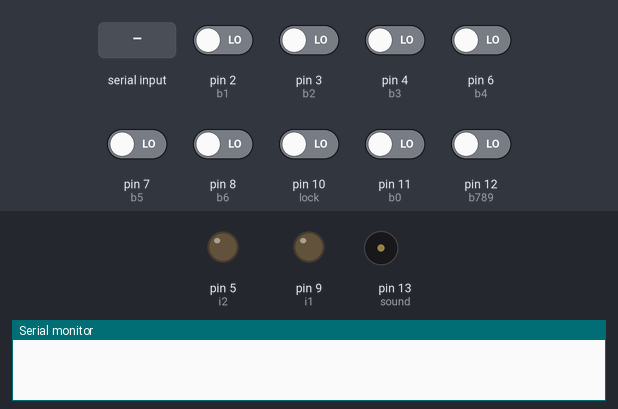
Bench run of a sketch on a simulated Arduino Uno, built with avr-gcc and run on an emulated ATmega328P. Shown: output pins drawn as LEDs (lit = HIGH), buzzer (waves = sounding), the last lines printed to the serial monitor. The inputs (shaded band) are chosen by the test bench; at power-on: pin 2 (b1), pin 3 (b2), pin 4 (b3), pin 6 (b4), pin 7 (b5), pin 8 (b6), pin 10 (lock), pin 11 (b0), pin 12 (b789) LOW.

Above: at 1.2 s.
1.3 s: pin 2 (b1) driven HIGH
At 2.0 s:
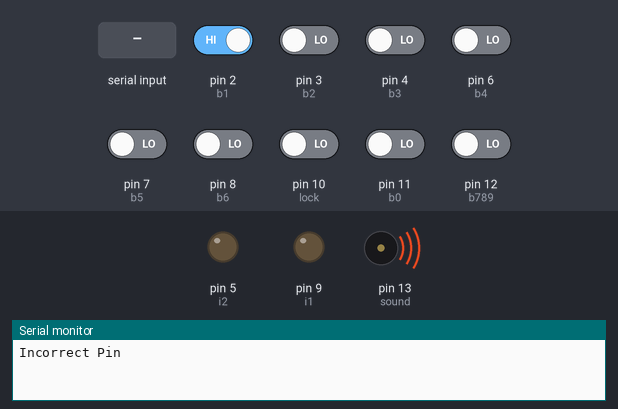
4.3 s: "o" received over Serial
At 6.0 s:
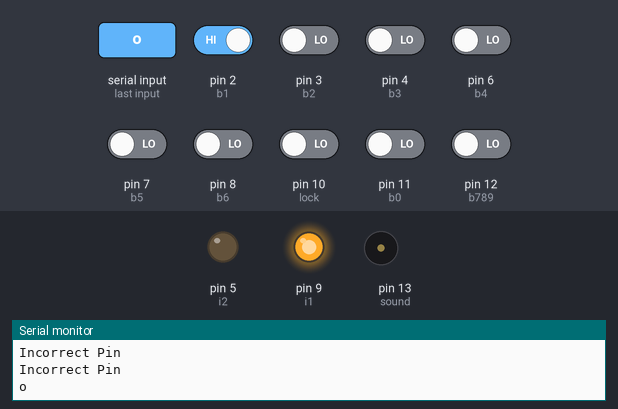
7.3 s: pin 10 (lock) driven HIGH
At 8.9 s:
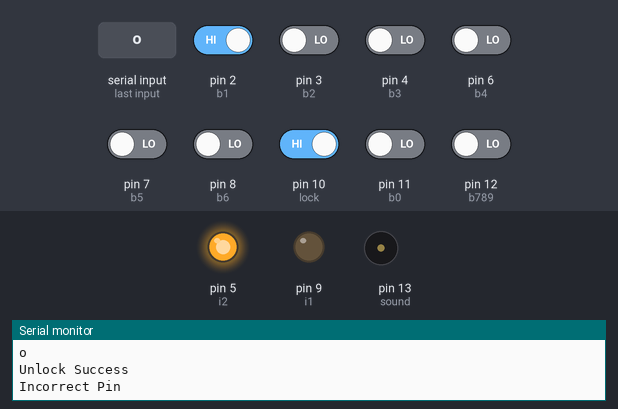
10.3 s: "l" received over Serial
13.3 s: "a" received over Serial
Timing chart, 0 to 13.9 s (numbered marks = the images above; inputs shaded):
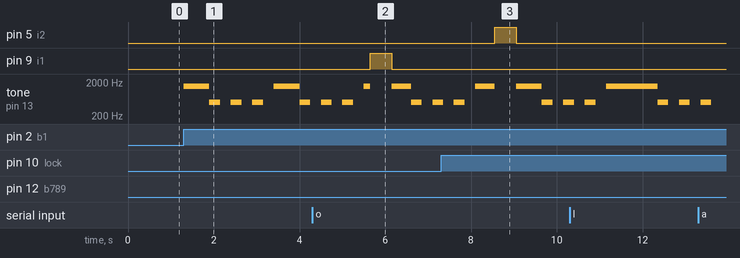

The sketch:

SmartLock_2.0.ino
```cpp
const int sound = 13;//Speaker pin
const int b1 = 2;
const int b2 = 3;
const int b3 = 4;
const int b4 = 6;
const int b5 = 7;
const int b6 = 8;
const int b0 = 11;
const int b789 = 12;
const int lock = 10;
const int i1 = 9; //motor driver input
const int i2 = 5;//motor driver input

boolean state = true;
//Changing variables
int bstate0 = 0;
int bstate1 = 0;
int bstate2 = 0;
int bstate3 = 0;
int bstate4 = 0;
int bstate5 = 0;
int bstate6 = 0;
int bstate789 = 0;
int bstatelock = 0;

const int pin[4] = {3, 1, 3, 5};//Default Password
int pinEntered[4] = {0,0,0,0};


int index = 0;
int iat = 0;

void setup() {
  pinMode(i1,OUTPUT);
  pinMode(i2,OUTPUT);
  pinMode(b0,INPUT);
  pinMode(b1,INPUT);
  pinMode(b2,INPUT);
  pinMode(b3,INPUT);
  pinMode(b4,INPUT);
  pinMode(b5,INPUT);
  pinMode(b5,INPUT);
  pinMode(lock,INPUT);
  Serial.begin(9600);

}

void loop() {

while(Serial.available()>0)
{
char a = Serial.read();
Serial.println(a);

if (a == 'o'){
 unlock();
 Serial.println("Unlock Success");
}

else
if (a == 'l'){
  lockit();
  Serial.println("Locked");
}

else
if(a == 'a')
{
  alarm();
}


else Serial.println("Unlock Failed");
}

bstate0 = digitalRead(b0);
bstate1 = digitalRead(b1);
bstate2 = digitalRead(b2);
bstate3 = digitalRead(b3);
bstate4 = digitalRead(b4);
bstate5 = digitalRead(b5);
bstate6 = digitalRead(b6);
bstate789 = digitalRead(b789);
bstatelock = digitalRead(lock);
if(index == 4){
checkPin();
  resetArray();
  index = 0;
}

if (iat == 3){
  Serial.println("Theft alert");
  alarm();
  iat = 0;
}

if (bstate0 == HIGH){
buzz();
store(0);
}

if (bstate1 == HIGH){
buzz();
store(1);
}

if (bstate2 == HIGH){
buzz();
store(2);
}

if (bstate3 == HIGH){
buzz();
store(3);
}

if (bstate4 == HIGH){
buzz();
store(4);
}

if (bstate5 == HIGH){
buzz();
store(5);
}

if (bstate6 == HIGH){
buzz();
store(6);
}

if (bstate789 == HIGH){
buzz();
}

if (bstatelock == HIGH){
buzz();
lockit();
}

}

void buzz(){
  tone(sound, 1500);
  delay(150);
  noTone(sound);
}

void store(int num) {
  pinEntered[index] = num;
  index++;
}

void checkPin(){
  if (pin[0] == pinEntered[0] && pin[1] == pinEntered[1])
  {
    if (pin[2] == pinEntered[2] && pin[3] == pinEntered[3])
    unlock();

    else{
    Serial.println("Incorrect Pin");
    iat++;
    beep();
    }
  }

  else{
    Serial.println("Incorrect Pin");
    iat++;
    beep();
  }
}

void resetArray(){
  int temp=0;
  for(temp=0;temp<4;temp++){
    pinEntered[temp]=0;
  }
}

void unlock(){
  if(state == true){
digitalWrite(i1,HIGH);
digitalWrite(i2,LOW);
delay(500);
digitalWrite(i1,LOW);
digitalWrite(i2,LOW);
iat = 0;
state = false;
}
else
{
  Serial.println("Already unloced");
}
}

void lockit(){
  if(state == false){
digitalWrite(i2,HIGH);
digitalWrite(i1,LOW);
delay(500);
digitalWrite(i1,LOW);
digitalWrite(i2,LOW);
state = true;
}
else
{
  Serial.println("lready locked");
}
}

void alarm(){
  int i;
  int myVar = 0;
  while(myVar < 30000){
for (i=500; i<2000; i++){
  tone(sound, i);
  myVar++;
}
  }
  noTone(sound);
}


void beep(){
  int temp2=0;
  while (temp2< 3){
    tone(sound,500);
    delay(250);
    noTone(sound);
    delay(250);
    temp2++;
  }
}
```

Measured:
- after the input at 1.3 s, tone on pin 13 (sound): plays 1500 Hz for 0.60 s, 500 Hz for 0.25 s, 500 Hz for 0.25 s, 500 Hz for 0.25 s, 1500 Hz for 0.60 s, 500 Hz for 0.25 s, starting at once
- after the input at 4.3 s, pin 9 (i1): LOW → HIGH after 1.4 s, → LOW 0.50 s later
- after the input at 7.3 s, pin 5 (i2): LOW → HIGH after 1.3 s, → LOW 0.50 s later
